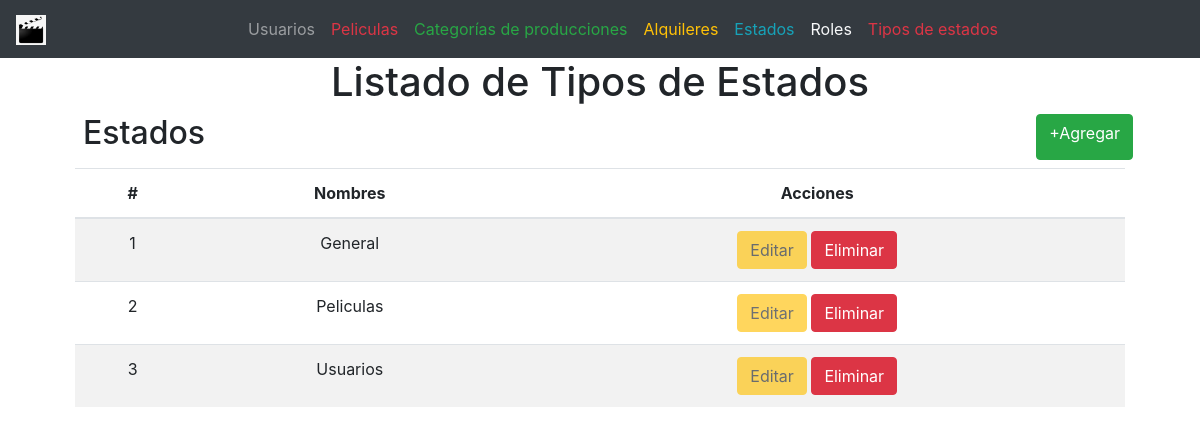
The page /?controller=types on the database its author committed.
### tables this page shows
CREATE TABLE `type_status` (
  `id` int(11) NOT NULL,
  `name` varchar(20) NOT NULL
);

### controllers/TypesController.php (called while the page is built)
<?php
require 'models/Types.php';
class TypesController
{
    private $model;
    public function __construct()
    {
        $this->model=new Types;
    }
    public function index()
    {
        require 'views/layout.php';
        $types=$this->model->getAll();
        require 'views/types/list.php';
    }
}

### models/Types.php (called while the page is built, shortened)
<?php
class Types
{
    private $pdo;
    public function __construct()
    {
        try {
            $this->pdo = new Database;
        } catch (PDOException $e) {
            die($e->getMessage());
        }
    }
    public function getAll()
    {
        try {
            $strSql = 'SELECT * FROM type_status';
            $query = $this->pdo->select($strSql);
            return $query;
        } catch (PDOException $e) {
            die($e->getMessage());
        }
    }
}

### providers/Database.php (called while the page is built, shortened)
<?php
class Database extends PDO
{
	public function select($strSql, $arrayData = array(), $fetchMode = PDO::FETCH_OBJ)
	{
		$query = $this->prepare($strSql);
		if (!$query->execute())
			echo "Error, la consulta no se realizó";
		else
			return $query->fetchAll($fetchMode);
	}
}

### views/types/list.php (the view)
<main class="container">
	<section class="col-md-12 text-center">
		<h1>Listado de Tipos de Estados</h1>
		<div class="col-md-12 m-2 d-flex justify-content-between">
			<h2>Estados</h2>
			<a href="?controller=status&method=new" class="btn btn-success">+Agregar</a>
		</div>
		<section class="col-md-12 flex-nowrap table-responsive">
			<table class="table table-striped table-hover">
				<thead>
					<tr>
						<th>#</th>
                        <th>Nombres</th>
                        <th>Acciones</th>
					</tr>
				</thead>
				<tbody>
					<?php foreach($types as $type): ?>
						<tr>
							<td>
								<?php echo $type->id ?>
							</td>
							<td>
								<?php echo $type->name ?>
							</td>
							<td>
								<a href="?controller=status&method=edit&id=<?php echo $status->id ?>" class="btn btn-warning disabled" role="button">Editar</a>
								<a href="?controller=status&method=delete&id=<?php echo $status->id ?>" class="btn btn-danger">Eliminar</a>
							</td>
						</tr>
					<?php endforeach ?>
				</tbody>
			</table>
		</section>
	</section>
</main>

### rows shown on the page
type_status: id "1", name "General"
type_status: id "2", name "Peliculas"
type_status: id "3", name "Usuarios"
